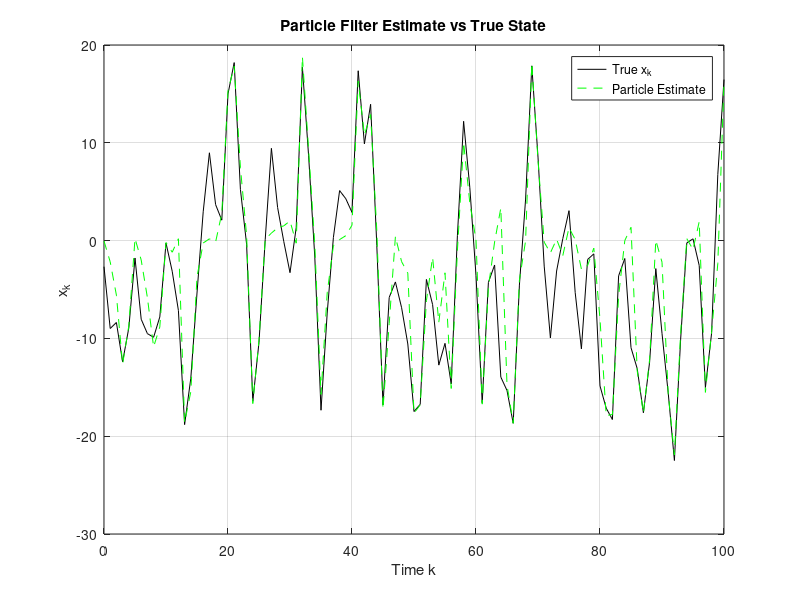

Write MATLAB code to recreate this figure. (Note: this script raises an error after producing the figure.)
%Particle Filter (SIR) for nonlinear estimation
clear; clc;

% Parameters
rng(1);
K_max = 100;
Q = 10;
R = 1;
N_particles = 1000;

% Initialize true state and measurements
x_true = zeros(1, K_max + 1);
z = zeros(1, K_max + 1);
x_true(1) = randn;  % Initial state from N(0,1)

for k = 2:K_max + 1
    x_prev = x_true(k-1);
    v = sqrt(Q) * randn;
    x_true(k) = 0.5 * x_prev + (25 * x_prev) / (1 + x_prev^2) + 8 * cos(1.2 * (k-1)) + v;
end

for k = 1:K_max + 1
    n = sqrt(R) * randn;
    z(k) = (x_true(k)^2) / 20 + n;
end

% Initialize Particles
x_particles = randn(N_particles, 1);  % x0 ~ N(0,1)
w_particles = ones(N_particles, 1) / N_particles;

% Storage for estimated states
x_pf = zeros(1, K_max + 1);
x_pf(1) = sum(x_particles .* w_particles);

% Main Particle Filtering 
for k = 2:K_max + 1
    % 1. Prediction Step
    for i = 1:N_particles
        x_prev = x_particles(i);
        process_noise = sqrt(Q) * randn;
        x_particles(i) = 0.5 * x_prev + (25 * x_prev) / (1 + x_prev^2) + 8 * cos(1.2 * (k-1)) + process_noise;
    end

    % 2. Weight Update Step
    for i = 1:N_particles
        z_expected = (x_particles(i)^2) / 20;
        w_particles(i) = normpdf(z(k), z_expected, sqrt(R));
    end

    % 3. Normalize Weights
    w_particles = w_particles / sum(w_particles);

    % 4. Resample (SIR)
    Neff = 1 / sum(w_particles.^2);
    if Neff < N_particles / 2
        indices = randsample(1:N_particles, N_particles, true, w_particles);
        x_particles = x_particles(indices);
        w_particles = ones(N_particles, 1) / N_particles;
    end

    % 5. Estimate State
    x_pf(k) = sum(x_particles .* w_particles);
end

% Plot Results
figure;
plot(0:K_max, x_true, 'k-', 'DisplayName', 'True x_k'); hold on;
plot(0:K_max, x_pf, 'g--', 'DisplayName', 'Particle Estimate');
xlabel('Time k'); ylabel('x_k');
legend; grid on;
title('Particle Filter Estimate vs True State');

k_vals = (0:K_max)';
abs_error = abs(x_true - x_pf);

pf_table = table(k_vals, x_true', x_pf', abs_error', ...
    'VariableNames', {'k', 'x_true', 'x_pf_estimate', 'abs_error'});

disp('Particle Filter Results:');
disp(pf_table(1:101,:));

save('\\filestore.((location))\PF_output.mat', 'x_true', 'x_pf');
